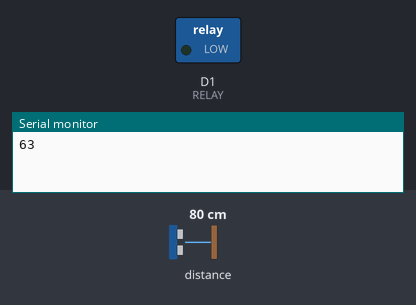
This sketch was run on a simulated ESP8266 (NodeMCU). Shown: switched loads named in the sketch (green lamp = pin HIGH), the last lines printed to the serial monitor. Wiring (inferred from the names in the program): ultrasonic range finder: trigger D4; echo D3. The inputs (shaded band) are chosen by the test bench; at power-on: distance to the obstacle 80 cm. The echo pulse lasts 58.3 µs per cm; WiFi joins after 1.5 s; servers stay silent unless stated; pins used as bus, display or sensor lines are not drawn.

Above: at 3.0 s.
3.1 s: distance to the obstacle set to 21 cm
5.0 s: distance to the obstacle set to 18 cm
At 6.9 s:
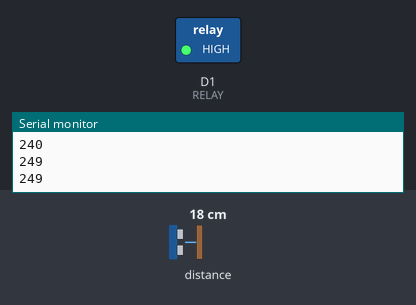
7.3 s: distance to the obstacle set to 35 cm
At 8.5 s:
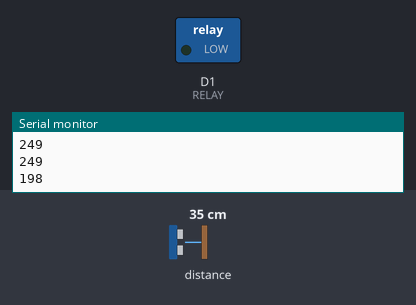
9.3 s: distance to the obstacle set to 2 cm
At 11.1 s:
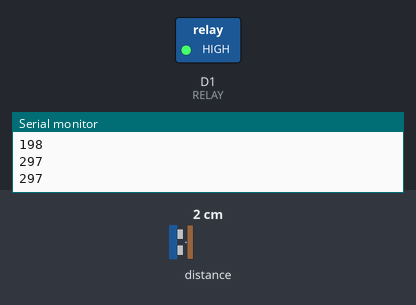
Timing chart, 0 to 12.3 s (numbered marks = the images above; inputs shaded):
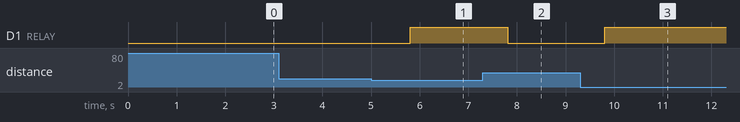

The sketch:

APP.ino
```cpp
#define BLYNK_AUTH_TOKEN "QXtahxAjAa2-IkvQ5Uu1Ph4wL7MU81Bj"
#define BLYNK_TEMPLATE_ID "TMPL5zpefDl15"
#define BLYNK_TEMPLATE_NAME "IOT WASTE MANAGEMENT SYSTEM"

#include <ESP8266WiFi.h>
#include <BlynkSimpleEsp8266.h>

char ssid[] = "GTech Solutions";         // WiFi Name
char pass[] = "1234567zz";     // WiFi Password


#define TRIG D4   // Trigger Pin of Ultrasonic Sensor
#define ECHO D3   // Echo Pin of Ultrasonic Sensor
#define RELAY D1  // Relay Control Pin

BlynkTimer timer;  // Create Blynk Timer instance

BLYNK_WRITE(V1) {
  int relayState = param.asInt();  // Read button value from Blynk app
  digitalWrite(RELAY, relayState); // Turn relay ON (1) or OFF (0)
}

// Function to check water level
void checkWaterLevel() {
  long duration;
  int distance;

  digitalWrite(TRIG, LOW);
  delayMicroseconds(2);
  digitalWrite(TRIG, HIGH);
  delayMicroseconds(10);
  digitalWrite(TRIG, LOW);

  duration = pulseIn(ECHO, HIGH);
  distance = duration * 0.034 / 2;  // Convert to cm

  int tankHeight = 100;  // Adjust based on your tank height in cm
  int level = map(distance, 0, tankHeight, 300, 0);  // Convert to percentage
  Serial.println(level);
  Blynk.virtualWrite(V0,  level);  // Send level to Blynk Gauge

  if (level >= 245) {  // Turn OFF relay when tank is full
    digitalWrite(RELAY, HIGH);  // Relay OFF
    Blynk.virtualWrite(V1, 1);  // Update LED widget
  } else {
    digitalWrite(RELAY, LOW);  // Relay ON
    Blynk.virtualWrite(V1, 0);
  }
}

void setup() {
  Serial.begin(115200);
  Blynk.begin(BLYNK_AUTH_TOKEN, ssid, pass);

  pinMode(TRIG, OUTPUT);
  pinMode(ECHO, INPUT);
  pinMode(RELAY, OUTPUT);
  digitalWrite(RELAY, LOW);  // Start with pump ON

  timer.setInterval(1000, checkWaterLevel);  // Check level every 1 second
}

void loop() {
  Blynk.run();
  timer.run();
}
```

Measured:
- the behaviour switches between 20 and 19 cm on distance to the obstacle (found by bisection; images 0 and 1)
- after the input at 5.0 s, D1 (RELAY): LOW → HIGH after 0.81 s
- after the input at 7.3 s, D1 (RELAY): HIGH → LOW after 0.51 s
- after the input at 9.3 s, D1 (RELAY): LOW → HIGH after 0.51 s
